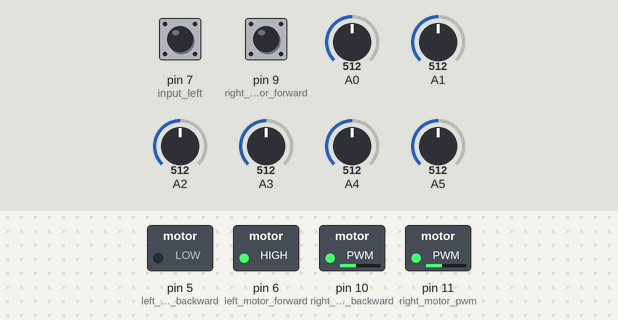
Bench run of a sketch on a simulated Arduino Uno, built with avr-gcc and run on an emulated ATmega328P. Shown: switched loads named in the sketch (green lamp = pin HIGH). The inputs (shaded band) are chosen by the test bench; at power-on: pin 7 (input_left) LOW, pin 9 (right_motor_forward) HIGH, A0 = 512, A1 = 512, A2 = 512, A3 = 512, A4 = 512, A5 = 512. What the sketch prints to the serial monitor is not drawn.

Above: at 0.1 s.
At 0.3 s:
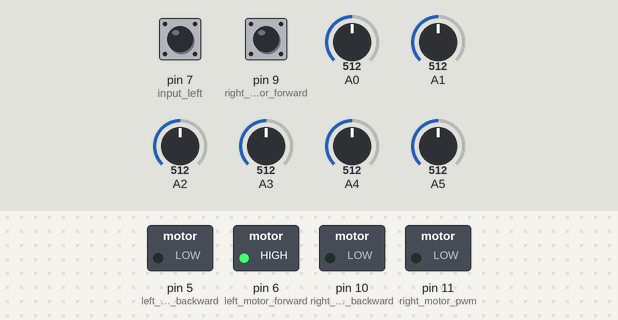
Timing chart, 0 to 3.0 s (numbered marks = the images above):
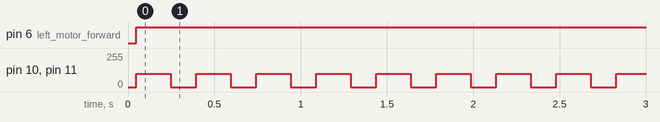

Measured:
- by itself, pin 6 (left_motor_forward): LOW → HIGH at 0.05 s
- by itself, pin 10 (right_motor_backward), pin 11 (right_motor_pwm): alternates 100/255 for 0.20 s and 0/255 for 0.15 s

The sketch:

IR8SensorRobot.ino
```cpp
// Left
#define left_motor_forward 6
#define left_motor_backward 5
// Right
#define right_motor_forward 9
#define right_motor_backward 10
// PWM
#define left_motor_pwm 10
#define right_motor_pwm 11

#define input_left 7
#define input_right 9
#define set_point 2000
#define max_speed 100 //Set Max Motor Speed
#define Kp 0 //set Kp Value
#define Ki 0 //set Ki Value
#define Kd 0 //set Kd Value

int proportional=0;
int integral=0;
int derivative=0;
int last_proportional=0;
int right_speed=0;
int left_speed=0;
int sensors_sum=0;
int sensors_average=0;
int sensors[8]={0,0,0,0,0,0,0,0};
int Position=0;
int error_value=0;
void setup()
{
  Serial.begin(9600);
  pinMode(left_motor_forward,OUTPUT);
  pinMode(left_motor_backward,OUTPUT);
  pinMode(right_motor_forward,OUTPUT);
  pinMode(right_motor_backward,OUTPUT);
  pinMode(input_left,INPUT);
  pinMode(input_right,INPUT);
}
void Stop()
{
  analogWrite(left_motor_pwm,0);
  analogWrite(right_motor_pwm,0);

  delay(100);
}

void backward()
{
  Serial.println("the bot will move backward");
  digitalWrite(left_motor_backward,1);
  digitalWrite(right_motor_backward,1);
  digitalWrite(left_motor_forward,0);
  digitalWrite(right_motor_forward,0);
  analogWrite(left_motor_pwm,75);
  analogWrite(right_motor_pwm,75);
  delay(150);
  Stop();
}
void pid_calc()
{


  proportional=Position-set_point;
  integral = integral + proportional;
  derivative = proportional - last_proportional;
  last_proportional = proportional;
  error_value = int((proportional * Kp) + (integral * Ki) + (derivative * Kd));
  Serial.println("Error Value=");

  Serial.println(error_value);

if (error_value< -256)
  {
error_value = -256;
  }
if (error_value> 256)
  {
error_value = 256;
  }

if (error_value< 0)
  {
left_speed= max_speed + error_value;
right_speed = max_speed;
  }
  else
  {
left_speed = max_speed;
right_speed = max_speed - error_value;
  }


  if (right_speed>255)
      right_speed=255;
  if (right_speed<0)
      right_speed=0;
  if (left_speed>255)
      left_speed=255;
  if (left_speed<0)
      left_speed=0;
  Serial.println("Left Speed=");
  Serial.println(left_speed);
  Serial.println("Right Speed=");
  Serial.println(right_speed);

  digitalWrite(left_motor_forward,1);
  digitalWrite(right_motor_forward,1);
  digitalWrite(left_motor_backward,0);
  digitalWrite(right_motor_backward,0);
  analogWrite(left_motor_pwm,left_speed);
  analogWrite(right_motor_pwm,right_speed);
  delay(200);
}


void loop()
{
int i;
sensors_average = 0;
sensors_sum = 0;

  for (i = 0; i <=5; i++)
   {
    sensors[i] = analogRead(i);
   }
    sensors[6]=digitalRead(input_left);
    sensors[7]=digitalRead(input_right);
   for(i=0;i<=5;i++)
   {
    if(sensors[i]<100)
      sensors[i]=0;

    else
      sensors[i]=1;
   }
   for(int i=0;i<=7;i++)
    {
    sensors_average += sensors[i] * i * 1000   ;
    sensors_sum += sensors[i];
    }
    Serial.println("Analog Value=");
    for(int i=0;i<=7;i++)
    {
      Serial.println(sensors[i]);

    }
    if(sensors_sum==0)
    {
      Stop();
      backward();

    }
    else
      {
        Position=int(sensors_average/sensors_sum);
        Serial.println("Position=");
        Serial.println(Position);
        pid_calc();
        Stop();
      }
}
```
